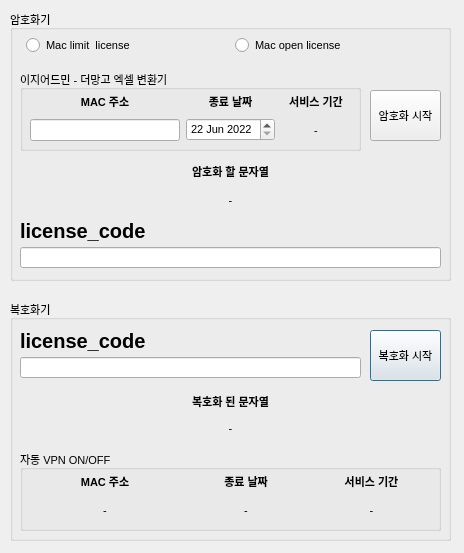
<?xml version="1.0" encoding="UTF-8"?>
<ui version="4.0">
 <class>period_decry_mac_line_status</class>
 <widget class="QDialog" name="period_decry_mac_line_status">
  <property name="geometry">
   <rect>
    <x>0</x>
    <y>0</y>
    <width>464</width>
    <height>553</height>
   </rect>
  </property>
  <property name="windowTitle">
   <string>Dialog</string>
  </property>
  <widget class="QGroupBox" name="groupBox_2">
   <property name="geometry">
    <rect>
     <x>10</x>
     <y>300</y>
     <width>441</width>
     <height>241</height>
    </rect>
   </property>
   <property name="font">
    <font>
     <pointsize>8</pointsize>
    </font>
   </property>
   <property name="title">
    <string>복호화기</string>
   </property>
   <widget class="QPushButton" name="decry_btn">
    <property name="geometry">
     <rect>
      <x>360</x>
      <y>30</y>
      <width>71</width>
      <height>51</height>
     </rect>
    </property>
    <property name="text">
     <string>복호화 시작</string>
    </property>
   </widget>
   <widget class="QWidget" name="verticalLayoutWidget_6">
    <property name="geometry">
     <rect>
      <x>10</x>
      <y>30</y>
      <width>341</width>
      <height>48</height>
     </rect>
    </property>
    <layout class="QVBoxLayout" name="verticalLayout_6">
     <item>
      <widget class="QLabel" name="label_10">
       <property name="font">
        <font>
         <pointsize>15</pointsize>
         <weight>75</weight>
         <bold>true</bold>
        </font>
       </property>
       <property name="text">
        <string>license_code</string>
       </property>
      </widget>
     </item>
     <item>
      <widget class="QLineEdit" name="decry_license_text_line_edit"/>
     </item>
    </layout>
   </widget>
   <widget class="QWidget" name="layoutWidget">
    <property name="geometry">
     <rect>
      <x>10</x>
      <y>90</y>
      <width>421</width>
      <height>49</height>
     </rect>
    </property>
    <layout class="QVBoxLayout" name="verticalLayout_11">
     <item>
      <widget class="QLabel" name="label_16">
       <property name="font">
        <font>
         <weight>75</weight>
         <bold>true</bold>
        </font>
       </property>
       <property name="text">
        <string>복호화 된 문자열</string>
       </property>
       <property name="alignment">
        <set>Qt::AlignCenter</set>
       </property>
      </widget>
     </item>
     <item>
      <widget class="QLabel" name="decry_text_status">
       <property name="text">
        <string>-</string>
       </property>
       <property name="alignment">
        <set>Qt::AlignCenter</set>
       </property>
      </widget>
     </item>
    </layout>
   </widget>
   <widget class="QGroupBox" name="groupBox_8">
    <property name="geometry">
     <rect>
      <x>10</x>
      <y>150</y>
      <width>421</width>
      <height>81</height>
     </rect>
    </property>
    <property name="title">
     <string>자동 VPN ON/OFF</string>
    </property>
    <widget class="QWidget" name="horizontalLayoutWidget_7">
     <property name="geometry">
      <rect>
       <x>10</x>
       <y>20</y>
       <width>401</width>
       <height>51</height>
      </rect>
     </property>
     <layout class="QHBoxLayout" name="horizontalLayout_7">
      <item>
       <layout class="QVBoxLayout" name="verticalLayout_22">
        <item>
         <widget class="QLabel" name="label_22">
          <property name="font">
           <font>
            <weight>75</weight>
            <bold>true</bold>
           </font>
          </property>
          <property name="text">
           <string>MAC 주소</string>
          </property>
          <property name="alignment">
           <set>Qt::AlignCenter</set>
          </property>
         </widget>
        </item>
        <item>
         <widget class="QLabel" name="excel_conv_decry_mac_status">
          <property name="minimumSize">
           <size>
            <width>150</width>
            <height>0</height>
           </size>
          </property>
          <property name="text">
           <string>-</string>
          </property>
          <property name="alignment">
           <set>Qt::AlignCenter</set>
          </property>
         </widget>
        </item>
       </layout>
      </item>
      <item>
       <layout class="QVBoxLayout" name="verticalLayout_23">
        <item>
         <widget class="QLabel" name="label_23">
          <property name="font">
           <font>
            <weight>75</weight>
            <bold>true</bold>
           </font>
          </property>
          <property name="text">
           <string>종료 날짜</string>
          </property>
          <property name="alignment">
           <set>Qt::AlignCenter</set>
          </property>
         </widget>
        </item>
        <item>
         <widget class="QLabel" name="excel_conv_decry_expiration_status">
          <property name="minimumSize">
           <size>
            <width>84</width>
            <height>0</height>
           </size>
          </property>
          <property name="text">
           <string>-</string>
          </property>
          <property name="alignment">
           <set>Qt::AlignCenter</set>
          </property>
         </widget>
        </item>
       </layout>
      </item>
      <item>
       <layout class="QVBoxLayout" name="verticalLayout_24">
        <item>
         <widget class="QLabel" name="label_24">
          <property name="font">
           <font>
            <weight>75</weight>
            <bold>true</bold>
           </font>
          </property>
          <property name="text">
           <string>서비스 기간</string>
          </property>
          <property name="alignment">
           <set>Qt::AlignCenter</set>
          </property>
         </widget>
        </item>
        <item>
         <widget class="QLabel" name="excel_conv_decry_service_period_status">
          <property name="text">
           <string>-</string>
          </property>
          <property name="alignment">
           <set>Qt::AlignCenter</set>
          </property>
         </widget>
        </item>
       </layout>
      </item>
     </layout>
    </widget>
   </widget>
  </widget>
  <widget class="QGroupBox" name="groupBox_3">
   <property name="geometry">
    <rect>
     <x>10</x>
     <y>10</y>
     <width>441</width>
     <height>271</height>
    </rect>
   </property>
   <property name="font">
    <font>
     <pointsize>8</pointsize>
    </font>
   </property>
   <property name="title">
    <string>암호화기</string>
   </property>
   <widget class="QWidget" name="layoutWidget">
    <property name="geometry">
     <rect>
      <x>10</x>
      <y>150</y>
      <width>421</width>
      <height>51</height>
     </rect>
    </property>
    <layout class="QVBoxLayout" name="verticalLayout_3">
     <item>
      <widget class="QLabel" name="label_7">
       <property name="font">
        <font>
         <weight>75</weight>
         <bold>true</bold>
        </font>
       </property>
       <property name="text">
        <string>암호화 할 문자열</string>
       </property>
       <property name="alignment">
        <set>Qt::AlignCenter</set>
       </property>
      </widget>
     </item>
     <item>
      <widget class="QLabel" name="encry_text_status">
       <property name="text">
        <string>-</string>
       </property>
       <property name="alignment">
        <set>Qt::AlignCenter</set>
       </property>
      </widget>
     </item>
    </layout>
   </widget>
   <widget class="QPushButton" name="encry_btn">
    <property name="geometry">
     <rect>
      <x>360</x>
      <y>80</y>
      <width>71</width>
      <height>51</height>
     </rect>
    </property>
    <property name="text">
     <string>암호화 시작</string>
    </property>
   </widget>
   <widget class="QGroupBox" name="groupBox_5">
    <property name="geometry">
     <rect>
      <x>10</x>
      <y>60</y>
      <width>341</width>
      <height>81</height>
     </rect>
    </property>
    <property name="title">
     <string>이지어드민 - 더망고 엑셀 변환기</string>
    </property>
    <widget class="QWidget" name="horizontalLayoutWidget_4">
     <property name="geometry">
      <rect>
       <x>10</x>
       <y>20</y>
       <width>321</width>
       <height>51</height>
      </rect>
     </property>
     <layout class="QHBoxLayout" name="horizontalLayout_4">
      <item>
       <layout class="QVBoxLayout" name="verticalLayout_14">
        <item>
         <widget class="QLabel" name="label_15">
          <property name="font">
           <font>
            <weight>75</weight>
            <bold>true</bold>
           </font>
          </property>
          <property name="text">
           <string>MAC 주소</string>
          </property>
          <property name="alignment">
           <set>Qt::AlignCenter</set>
          </property>
         </widget>
        </item>
        <item>
         <widget class="QLineEdit" name="excel_conv_mac_address_line_edit">
          <property name="minimumSize">
           <size>
            <width>150</width>
            <height>0</height>
           </size>
          </property>
          <property name="maximumSize">
           <size>
            <width>80</width>
            <height>16777215</height>
           </size>
          </property>
         </widget>
        </item>
       </layout>
      </item>
      <item>
       <layout class="QVBoxLayout" name="verticalLayout_15">
        <item>
         <widget class="QLabel" name="label_17">
          <property name="font">
           <font>
            <weight>75</weight>
            <bold>true</bold>
           </font>
          </property>
          <property name="text">
           <string>종료 날짜</string>
          </property>
          <property name="alignment">
           <set>Qt::AlignCenter</set>
          </property>
         </widget>
        </item>
        <item>
         <widget class="QDateEdit" name="excel_conv_encry_expiration_dateEdit">
          <property name="dateTime">
           <datetime>
            <hour>0</hour>
            <minute>0</minute>
            <second>0</second>
            <year>2022</year>
            <month>6</month>
            <day>22</day>
           </datetime>
          </property>
          <property name="minimumDateTime">
           <datetime>
            <hour>0</hour>
            <minute>0</minute>
            <second>0</second>
            <year>2022</year>
            <month>6</month>
            <day>22</day>
           </datetime>
          </property>
          <property name="minimumDate">
           <date>
            <year>2022</year>
            <month>6</month>
            <day>22</day>
           </date>
          </property>
          <property name="calendarPopup">
           <bool>false</bool>
          </property>
         </widget>
        </item>
       </layout>
      </item>
      <item>
       <layout class="QVBoxLayout" name="verticalLayout_16">
        <item>
         <widget class="QLabel" name="label_18">
          <property name="font">
           <font>
            <weight>75</weight>
            <bold>true</bold>
           </font>
          </property>
          <property name="text">
           <string>서비스 기간</string>
          </property>
          <property name="alignment">
           <set>Qt::AlignCenter</set>
          </property>
         </widget>
        </item>
        <item>
         <widget class="QLabel" name="excel_conv_encry_service_period_status">
          <property name="text">
           <string>-</string>
          </property>
          <property name="alignment">
           <set>Qt::AlignCenter</set>
          </property>
         </widget>
        </item>
       </layout>
      </item>
     </layout>
    </widget>
   </widget>
   <widget class="QWidget" name="verticalLayoutWidget_4">
    <property name="geometry">
     <rect>
      <x>10</x>
      <y>210</y>
      <width>421</width>
      <height>48</height>
     </rect>
    </property>
    <layout class="QVBoxLayout" name="verticalLayout_4">
     <item>
      <widget class="QLabel" name="label_5">
       <property name="font">
        <font>
         <pointsize>15</pointsize>
         <weight>75</weight>
         <bold>true</bold>
        </font>
       </property>
       <property name="text">
        <string>license_code</string>
       </property>
      </widget>
     </item>
     <item>
      <widget class="QLineEdit" name="encry_license_text_line_edit"/>
     </item>
    </layout>
   </widget>
   <widget class="QWidget" name="horizontalLayoutWidget">
    <property name="geometry">
     <rect>
      <x>16</x>
      <y>20</y>
      <width>411</width>
      <height>31</height>
     </rect>
    </property>
    <layout class="QHBoxLayout" name="horizontalLayout">
     <item>
      <widget class="QRadioButton" name="excel_conv_able_radioButton">
       <property name="text">
        <string>Mac limit  license</string>
       </property>
      </widget>
     </item>
     <item>
      <widget class="QRadioButton" name="excel_conv_disable_radioButton">
       <property name="text">
        <string>Mac open license</string>
       </property>
      </widget>
     </item>
    </layout>
   </widget>
  </widget>
 </widget>
 <resources/>
 <connections/>
</ui>
